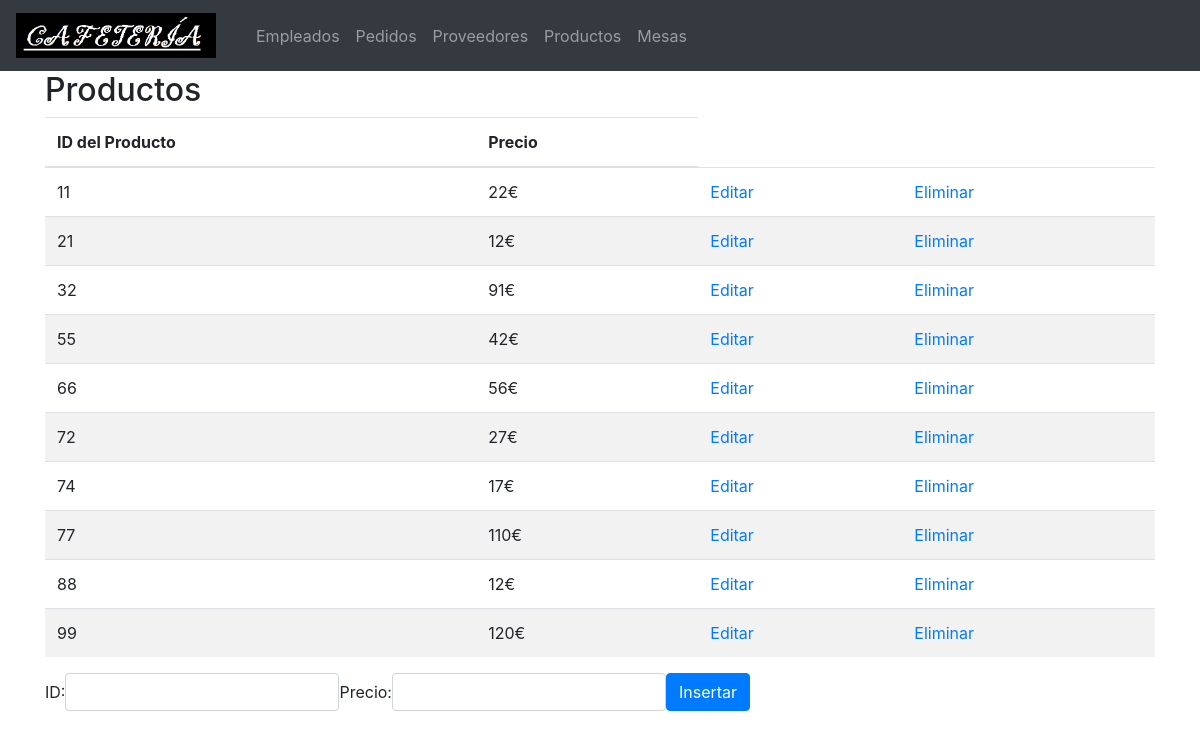
The page /productos.php on the database its author committed.
### tables this page shows
CREATE TABLE IF NOT EXISTS Productos (
  idProductos INT NOT NULL ,
  Precio DECIMAL NOT NULL CHECK(Precio > 0),
  PRIMARY KEY (idProductos)
  );

### productos.php (the view, shortened to what this page needs)
<!DOCTYPE html>
<html lang="es">
<head>
    <link rel="stylesheet" href="https://maxcdn.bootstrapcdn.com/bootstrap/4.1.0/css/bootstrap.min.css">
</head>
<body>
    <nav class="navbar navbar-expand-sm bg-dark navbar-dark">
        <a class="navbar-brand" href="#"> <img src="icono.png" alt="logo" style="width:200px;"> </a>
        <div class="collapse navbar-collapse" id="collapsibleNavbar">
            <ul class="navbar-nav">
                <li class="nav-item"> <a class="nav-link" href="index.php">Empleados</a> </li>
                <li class="nav-item"> <a class="nav-link" href="pedidos.php">Pedidos</a> </li>
                <li class="nav-item"> <a class="nav-link" href="proveedores.php">Proveedores</a> </li>
                <li class="nav-item"> <a class="nav-link" href="productos.php">Productos</a> </li>
                <li class="nav-item"> <a class="nav-link" href="mesa.php">Mesas</a> </li>
            </ul>
        </div>
    </nav>
    <?php
       $con = mysqli_connect("localhost", "root", "majada");
        mysqli_select_db($con, "proyecto");
        $Registros = mysqli_query($con, "SELECT * FROM Productos");
    ?>
        <div class="container">
            <div class="table-responsive">
                <h2>Productos</h2>
                <table class="table table-striped">
                    <thead>
                        <tr>
                            <th>ID del Producto</th>
                            <th>Precio</th>
                        </tr>
                    </thead>
                    <tbody>
                        <tr>
                            <?php
		while($bucle = mysqli_fetch_array($Registros)){
			echo "<tr><td>".$bucle["idProductos"]."</td>";
            echo "<td>".$bucle["Precio"]."€"."</td>";
			echo "<td><a href=editar_productos.php?id=".$bucle['idProductos'].">Editar</a>"."</td>";
			echo "<td><a href=productos.php?id=".$bucle['idProductos'].">Eliminar</a>"."</td></tr>";
		}
        ?> </tr>
                    </tbody>
                </table>
            </div>
            <form name="form" class="form-inline" method="POST" action="/productos.php" onsubmit="return validateForm()">
                <label for="id">ID:</label>
                <input type="text" class="form-control" name="idproducto">
                <label for="precio">Precio:</label>
                <input type="text" class="form-control" name="precio">
                <button type="submit" class="btn btn-primary">Insertar</button>
            </form>
        </div>
</body>
</html>

### productos.php (style rules this page uses)
input { border: 1px solid black; }

### rows shown on the page
productos: idProductos "11", Precio "22"
productos: idProductos "21", Precio "12"
productos: idProductos "32", Precio "91"
productos: idProductos "55", Precio "42"
productos: idProductos "66", Precio "56"
productos: idProductos "72", Precio "27"
productos: idProductos "74", Precio "17"
productos: idProductos "77", Precio "110"
productos: idProductos "88", Precio "12"
productos: idProductos "99", Precio "120"
